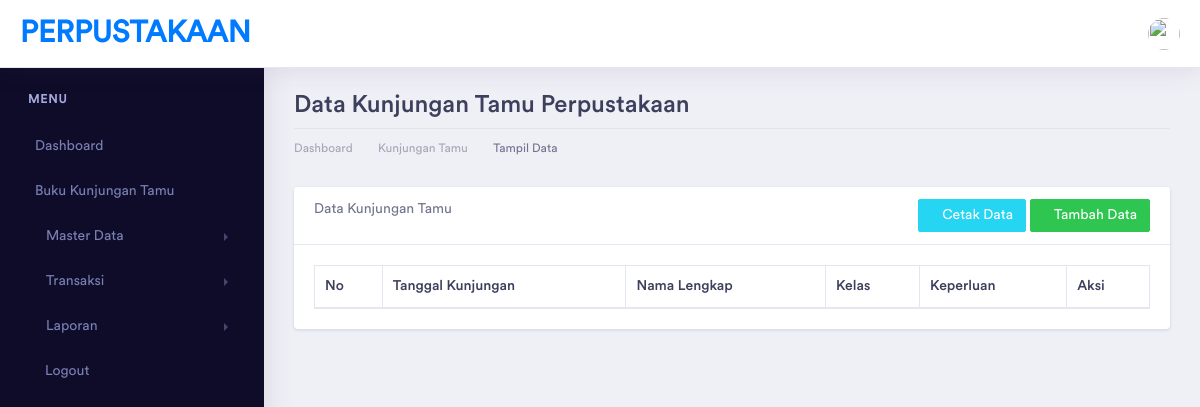
/index.php/btamu, run on an earlier commit of the app's database.
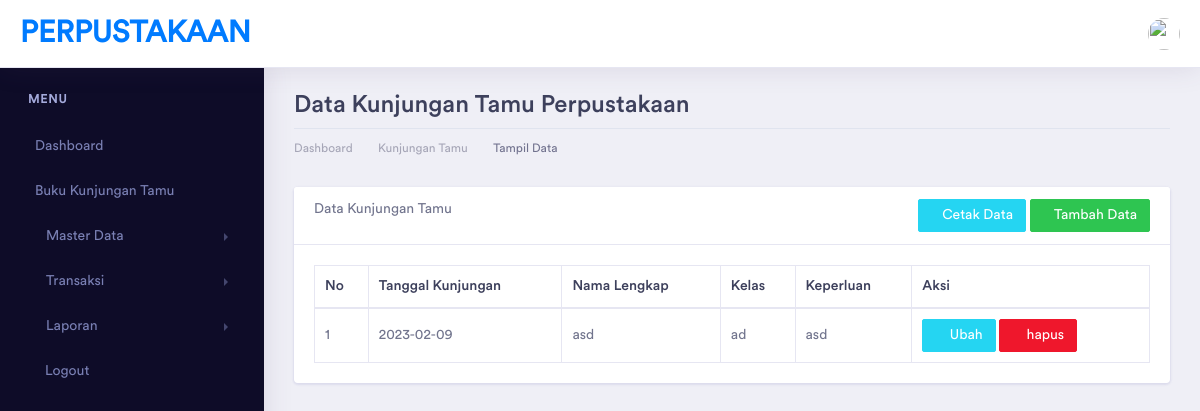
And on a later commit of the database.
### tables this page shows
CREATE TABLE `btamu` (
  `id_btamu` int(5) NOT NULL,
  `tanggal_kunjungan` date NOT NULL,
  `nama_lengkap` varchar(100) NOT NULL,
  `kelas_id` int(5) NOT NULL,
  `keperluan` varchar(200) NOT NULL
);

CREATE TABLE `kelas` (
  `id_kelas` int(5) NOT NULL,
  `kd_kelas` varchar(10) NOT NULL,
  `nama_kelas` varchar(20) NOT NULL,
  `jumlah_siswa` int(3) NOT NULL
);

### application/controllers/BTamu.php (called while the page is built, shortened)
<?php
class BTamu extends CI_Controller {
    function __construct()
    {
        $this->load->model(array('KelasModel','BTamuModel'));
    }
	public function index()
	{
        $data['title'] = "Buku Kunjungan Tamu Perpustakaan | PERPUSTAKAAN";
        $data['btamu'] = $this->BTamuModel->get_btamu();
        $data['kelas'] = $this->KelasModel->get_kelas();
		$this->load->view('template/header', $data);
        $this->load->view('template/sidebar');
        $this->load->view('btamu/btamu_read', $data);
        $this->load->view('template/footer');
	}
}

### index.php (called while the page is built, shortened)
<?php
require_once BASEPATH.'core/CodeIgniter.php';

### application/models/BTamuModel.php (called while the page is built, shortened)
<?php
class BTamuModel extends CI_Model {
    public function get_btamu()
    {
        $q = "select btamu.*, kelas.nama_kelas from btamu inner join kelas on btamu.kelas_id = kelas.id_kelas";
        return $this->db->query($q)->result();
    }
}

### application/views/btamu/btamu_read.php (the view)
<div class="dashboard-wrapper">
    <div class="container-fluid dashboard-content">
        <div class="row">
            <div class="col-xl-12 col-lg-12 col-md-12 col-sm-12 col-12">
                <div class="page-header">
                    <h2 class="pageheader-title">Data Kunjungan Tamu Perpustakaan </h2>
                    <div class="page-breadcrumb">
                        <nav aria-label="breadcrumb">
                            <ol class="breadcrumb">
                                <li class="breadcrumb-item"><a href="<?= base_url('home')?>" class="breadcrumb-link">Dashboard</a></li>
                                <li class="breadcrumb-item"><a href="<?= base_url('btamu')?>" class="breadcrumb-link">Kunjungan Tamu</a></li>
                                <li class="breadcrumb-item active" aria-current="page">Tampil Data</li>
                            </ol>
                        </nav>
                    </div>
                </div>
            </div>
        </div>
        <div class="row">
            <div class="col-xl-12 col-lg-12 col-md-12 col-sm-12 col-12">
                <div class="card">
                    <div class="card-header">
                        Data Kunjungan Tamu
                        <a href="<?= base_url('btamu/tambah')?>" class="btn btn-sm btn-success float-right">
                            <i class="fa fa-plus"></i>Tambah Data
                        </a>
                        <a href="#" target="_blank" class="btn btn-sm btn-info float-right mr-1">
                            <i class="fa fa-print"></i>Cetak Data
                        </a>
                    </div>
                    <div class="card-body">
                        <table class="table table-bordered">
                            <thead>
                                <tr>
                                    <th>No</th>
                                    <th>Tanggal Kunjungan</th>
                                    <th>Nama Lengkap</th>
                                    <th>Kelas</th>
                                    <th>Keperluan</th>
                                    <th>Aksi</th>
                                </tr>
                            </thead>
                            <tbody>
                                <?php
                                    $no = 1;
                                    foreach($btamu as $a){
                                        echo "<tr>
                                            <td>".$no++."</td>
                                            <td>".$a->tanggal_kunjungan."</td>
                                            <td>".$a->nama_lengkap."</td>
                                            <td>".$a->nama_kelas."</td>
                                            <td>".$a->keperluan."</td>
                                            <td>
                                                <a href=".base_url('btamu/ubah/'.$a->id_btamu)." class='btn btn-info btn-sm'>
                                                    <i class='fa fa-edit'></i> Ubah
                                                </a>
                                                <a href=".base_url('btamu/hapus/'.$a->id_btamu)." class='btn btn-danger btn-sm'
                                                    onclick='return confirm(\"ingin hapus data ini?\")'>
                                                    <i class='fa fa-trash'></i> hapus
                                                </a>
                                            </td>
                                            </tr>";
                                    }
                                ?>
                            </tbody>
                        </table>
                    </div>
                </div>
            </div>
        </div>
    </div>
</div>

What changed in the data, as far as the page shows it:
added btamu: tanggal_kunjungan "2023-02-09", nama_lengkap "asd", kelas.nama_kelas "ad", keperluan "asd"
